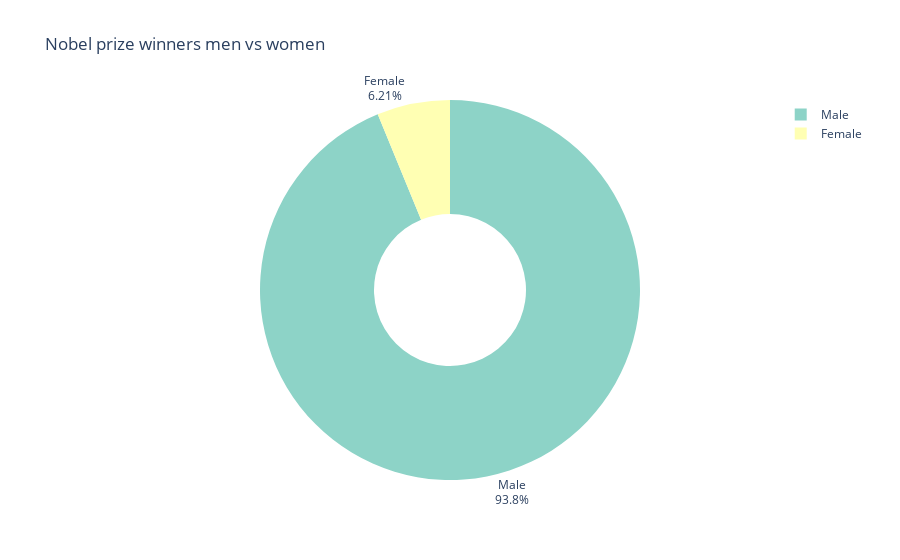

Source (notebook cell):
### Code cell
fig = px.pie(
    names=gender_counts.index,
    values=gender_counts.values,
    title="Nobel prize winners men vs women",
    hole=0.4, # donut shape
    color_discrete_sequence=px.colors.qualitative.Set3
)

fig.update_traces(
    textposition="outside",
    textinfo="percent+label",
)

fig.show()

### Figure 1 — Plotly figure (JSON) as saved in the notebook; plotly's stock layout.template omitted (floating-point values rounded to 4 significant figures)
{"data": [{"domain": {"x": [0, 1], "y": [0, 1]}, "hole": 0.4, "hovertemplate": "label=%{label}<br>value=%{value}<extra></extra>", "labels": ["Male", "Female"], "legendgroup": "", "name": "", "showlegend": true, "textinfo": "percent+label", "textposition": "outside", "type": "pie", "values": [876, 58]}], "layout": {"legend": {"tracegroupgap": 0}, "piecolorway": ["rgb(141,211,199)", "rgb(255,255,179)", "rgb(190,186,218)", "rgb(251,128,114)", "rgb(128,177,211)", "rgb(253,180,98)", "rgb(179,222,105)", "rgb(252,205,229)", "rgb(217,217,217)", "rgb(188,128,189)", "rgb(204,235,197)", "rgb(255,237,111)"], "title": {"text": "Nobel prize winners men vs women"}}}
